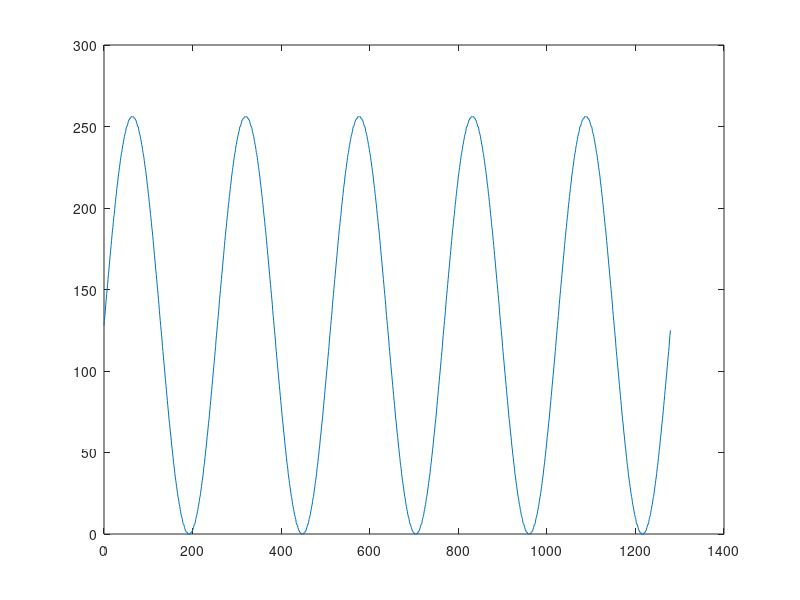

The MATLAB source for this figure: (Note: this script raises an error after producing the figure.)
% Generamos la lista de muestras (1 ciclo)
n = 256;
i = 1;
listaY = zeros(1, 256);
listaX = zeros(1, 256);
while i < n + 1
    x = i - 1;
    listaY(i) = int16(128*sin((2*pi/256)*x) + 128);
    listaX(i) = x;
    i = i + 1;  
end

% Probamos con n ciclos
i = 0;
n = 5;
listaFinalY = [];
listaFinalX = [];
while i < n
    auxY = listaFinalY;
    auxX = listaFinalX;
    listaFinalY = [auxY, listaY];
    listaFinalX = [auxX, listaX + i*256];
    i = i + 1;
end

plot(listaFinalX, listaFinalY);
writematrix(listaY, "ValoresGenerador.txt");
type ValoresGenerador.txt